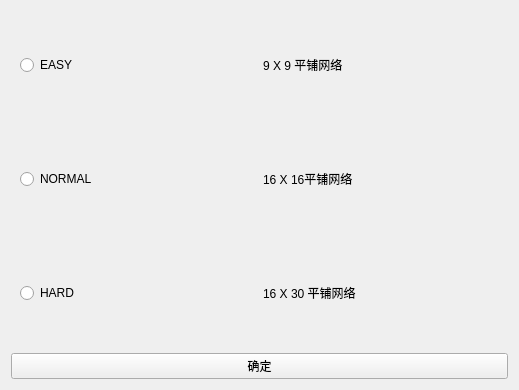
<?xml version="1.0" encoding="UTF-8"?>
<ui version="4.0">
 <class>NewGameChoice</class>
 <widget class="QWidget" name="NewGameChoice">
  <property name="geometry">
   <rect>
    <x>0</x>
    <y>0</y>
    <width>519</width>
    <height>390</height>
   </rect>
  </property>
  <property name="windowTitle">
   <string>Form</string>
  </property>
  <layout class="QVBoxLayout" name="verticalLayout">
   <item>
    <widget class="QWidget" name="widget" native="true">
     <layout class="QHBoxLayout" name="horizontalLayout">
      <item>
       <widget class="QRadioButton" name="easyButton">
        <property name="text">
         <string>EASY</string>
        </property>
       </widget>
      </item>
      <item>
       <widget class="QLabel" name="label">
        <property name="text">
         <string>9 X 9 平铺网络</string>
        </property>
       </widget>
      </item>
     </layout>
    </widget>
   </item>
   <item>
    <widget class="QWidget" name="widget_2" native="true">
     <layout class="QHBoxLayout" name="horizontalLayout_2">
      <item>
       <widget class="QRadioButton" name="normalbutton">
        <property name="text">
         <string>NORMAL</string>
        </property>
       </widget>
      </item>
      <item>
       <widget class="QLabel" name="label_2">
        <property name="text">
         <string>16 X 16平铺网络</string>
        </property>
       </widget>
      </item>
     </layout>
    </widget>
   </item>
   <item>
    <widget class="QWidget" name="widget_3" native="true">
     <layout class="QHBoxLayout" name="horizontalLayout_3">
      <item>
       <widget class="QRadioButton" name="hardbutton">
        <property name="text">
         <string>HARD</string>
        </property>
       </widget>
      </item>
      <item>
       <widget class="QLabel" name="label_3">
        <property name="text">
         <string>16 X 30 平铺网络</string>
        </property>
       </widget>
      </item>
     </layout>
    </widget>
   </item>
   <item>
    <widget class="QPushButton" name="Difficulty_choose_button">
     <property name="text">
      <string>确定</string>
     </property>
    </widget>
   </item>
  </layout>
 </widget>
 <resources/>
 <connections/>
</ui>
